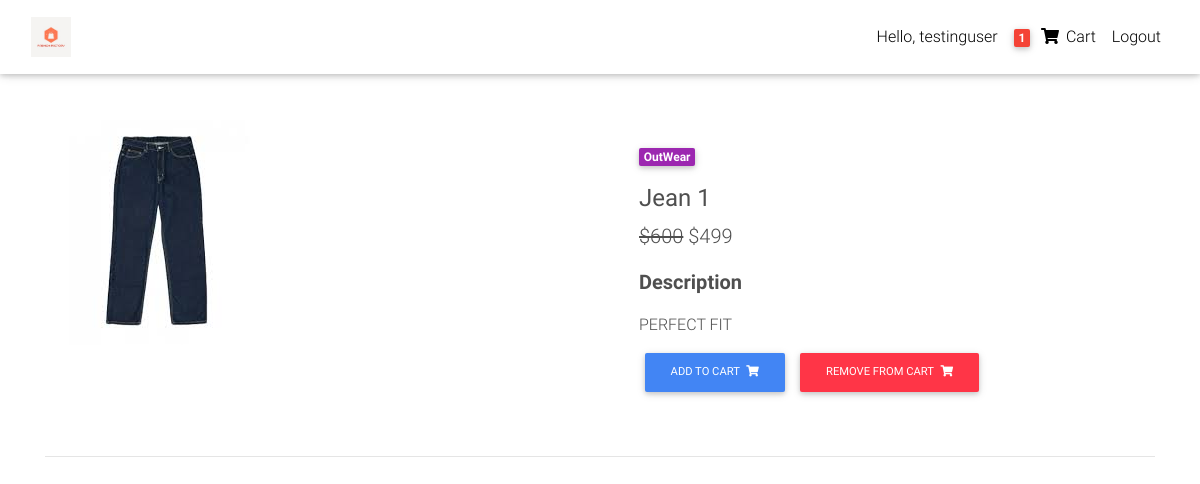
/product/jean-1/ (signed in), run on the app's committed database.
### catalog/models.py (models this page shows, shortened)
class Order(models.Model):
    user = models.ForeignKey(User, on_delete=models.CASCADE)
    items = models.ManyToManyField(OrderItem)
    address = models.ForeignKey(
        "Address", on_delete=models.SET_NULL, blank=True, null=True)
    payment = models.ForeignKey(
        "Payment", on_delete=models.SET_NULL, blank=True, null=True)
    coupon = models.ForeignKey(
        "Coupon", on_delete=models.SET_NULL, blank=True, null=True)
    ordered = models.BooleanField(default=False)
    start_date = models.DateTimeField(auto_now_add=True)
    ordered_date = models.DateTimeField()

class Item(models.Model):
    title = models.CharField(max_length=200)
    price = models.IntegerField()
    discount_price = models.IntegerField(blank=True, null=True)
    slug = models.SlugField()
    status = models.CharField(max_length=200)
    category = models.CharField(choices=CATEGORY_CHOICES, max_length=2)
    label = models.CharField(choices=LABEL_CHOICES, max_length=2)
    description = models.TextField()
    image = models.ImageField(default='default.jpg', upload_to='productImages')
    def get_add_to_cart_url(self):
        return reverse('add_to_cart', kwargs={'slug': self.slug})
    def get_remove_from_cart_url(self):
        return reverse('remove_from_cart', kwargs={'slug': self.slug})

### catalog/views.py (the view)
# urls.py: path('product/<slug>/', ProductDetail.as_view(), name='product'),
class ProductDetail(DetailView):
    model = Item
    template_name = 'product.html'

### catalog/templatetags/cart_template_tags.py (called while the page is built)
@register.filter
def cart_item_count(user):
    if user.is_authenticated:
        qs = Order.objects.filter(user=user, ordered=False)
        if qs.exists():
            order = qs[0]
            return order.items.count()
    return 0

### templates/product.html
{% extends 'base.html' %}
{% block content %}
<main class="mt-5 pt-4">
  <div class="container dark-grey-text mt-5">
    <div class="row wow fadeIn">
      <div class="col-md-6 mb-4">
        <img src="{{object.image.url}}" class="img-fluid" alt="">
      </div>
      <div class="col-md-6 mb-4">
        <div class="p-4">
          <div class="mb-3">
            <a href="">
              <span class="badge purple mr-1">{{object.get_category_display}}</span>
            </a>
          <h4 class="mt-3"><strong>{{object.title}}</strong></h4>
          <p class="lead">
            <span class="mr-1">
              {% if object.discount_price %}
                <del>${{object.price}}</del>
                <span>${{object.discount_price}}</span>
              {% else %}
                <span>${{object.price}}</span>
              {% endif %}
            </span>
          </p>
          </div>
          <p class="lead font-weight-bold">Description</p>
          <p>{{object.description}}</p>
            <a href="{{object.get_add_to_cart_url}}" class="btn btn-primary btn-md my-0 p" type="submit">Add to cart
            <i class="fas fa-shopping-cart ml-1"></i>
          </a>
          <a href="{{object.get_remove_from_cart_url}}" class="btn btn-danger btn-md my-0 p" type="submit">Remove from cart
            <i class="fas fa-shopping-cart ml-1"></i>
          </a>
        </div>
      </div>
    </div>
    <hr>
  </div>
</main>
{% endblock content %}

### templates/base.html (shortened to what this page needs)
{% load static %}
{% load cart_template_tags %}
<!DOCTYPE html>
<html lang="en">
<head>
  <link rel="stylesheet" href="https://use.fontawesome.com/releases/v5.11.2/css/all.css">
  <link href="{% static 'css/bootstrap.min.css' %}" rel="stylesheet">
  <link href="{% static 'css/mdb.min.css' %}" rel="stylesheet">
  <link href="{% static 'css/style.min.css' %}" rel="stylesheet">
</head>
<body>
<nav class="navbar fixed-top navbar-expand-lg navbar-light white scrolling-navbar">
<div class="container-fluid">
    <a class="navbar-brand waves-effect" href="{% url 'home' %}">
      <img class="ml-0 pl-0" style="height: 40px;" src="{% static 'Free_Sample_By_Wix.jpg' %}" alt="Logo">
    </a>
    <div class="collapse navbar-collapse" id="navbarSupportedContent">
    <ul class="navbar-nav nav-flex-icons">
      {% if request.user.is_authenticated %}
        <li class="nav-item">
          <a class="nav-link waves-effect" href="#">Hello, {{request.user.username}}
          </a>
        </li>
        <li class="nav-item">
        <a href="{% url 'order_summary' %}" class="nav-link waves-effect">
            <span class="badge red z-depth-1 mr-1">{{ request.user|cart_item_count}}</span>
            <i class="fas fa-shopping-cart"></i>
            <span class="clearfix d-none d-sm-inline-block"> Cart </span>
        </a>
        </li>
         <li class="nav-item">
          <a class="nav-link waves-effect" href="{% url 'account_logout' %}">Logout
          </a>
        </li>
      {% endif %}
    </ul>
    </div>
</div>
</nav>
{% block content %}
{% endblock content %}
</body>
</html>

### templates/base.html (style rules this page uses)
html, body, header, .carousel { height: 60vh; }

### data on the page
Item: image (picture), category "OutWear", title "Jean 1", price "600", discount_price "499", description "PERFECT FIT"

### other printed values
{{ request.user.username }} "testinguser"
{{ request.user|cart_item_count }} "1"
